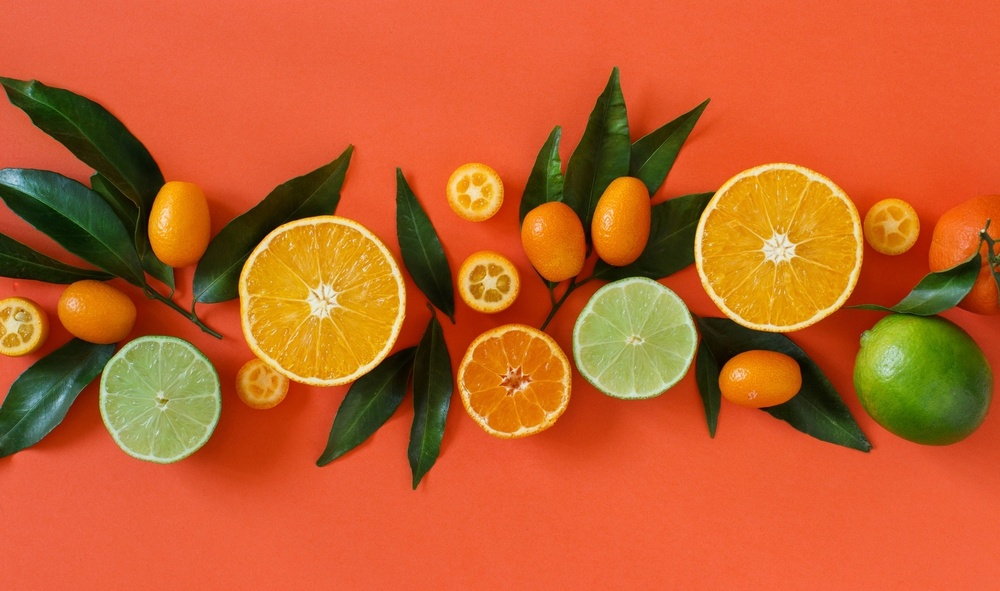
#> input picture LKP7/citrus_1.jpeg, 1000 x 591 px, shrunk from 1600 x 946 before the run
$ python lkp7.py
#> lines starting #> are read from the running program, lines starting #| are printed output that depends on the picture; after the words box and inside, x2 and y2 are one past the last pixel; in counts of white or black regions, pixels touching at a corner belong together
import numpy as np
import cv2

def Canny(image, k, t1,t2):
    img = cv2.GaussianBlur(image, (k, k), 0)
    canny = cv2.Canny(img, t1, t2)
    return canny

citrus_img = cv2.imread("citrus_1.jpeg")
#> citrus_img is the input picture: shape (591, 1000, 3); mean B, G, R 43.4, 95.2, 194.4
# cv2.imshow("citrus", citrus_img)

output_img = citrus_img.copy()
cv2.imshow("citrus", output_img)

gray_citrus = cv2.cvtColor(citrus_img, cv2.COLOR_BGR2GRAY)
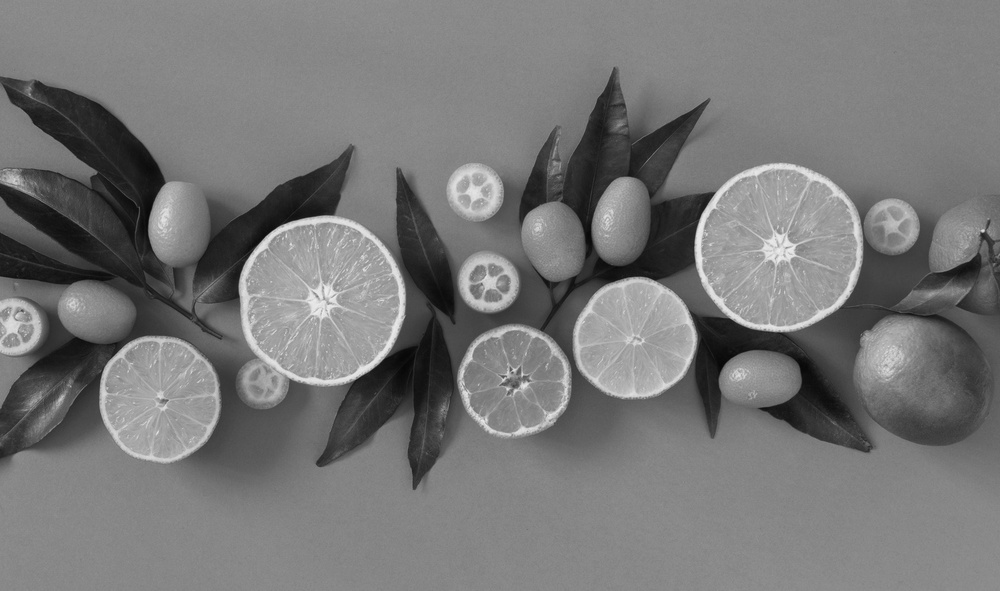
#> gray_citrus: shape (591, 1000); min 4, max 239, mean 118.9
cv2.imshow("gray", gray_citrus)

canny_citrus = Canny(citrus_img, 5, 50, 150)
#> in Canny, `canny = cv2.Canny(img, t1, t2)`:
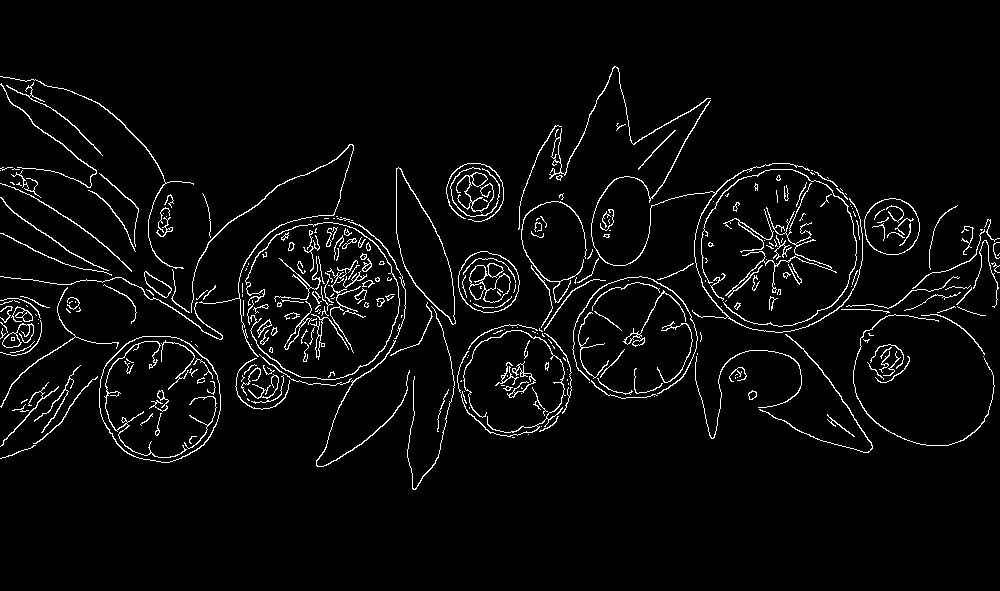
#> canny: shape (591, 1000); 3.9% white in thin lines or dots, all inside (x1, y1, x2, y2) = (0, 66, 1000, 490)
# cv2.imshow("canny", canny_citrus)

edges = cv2.Canny(gray_citrus, 200, 220)
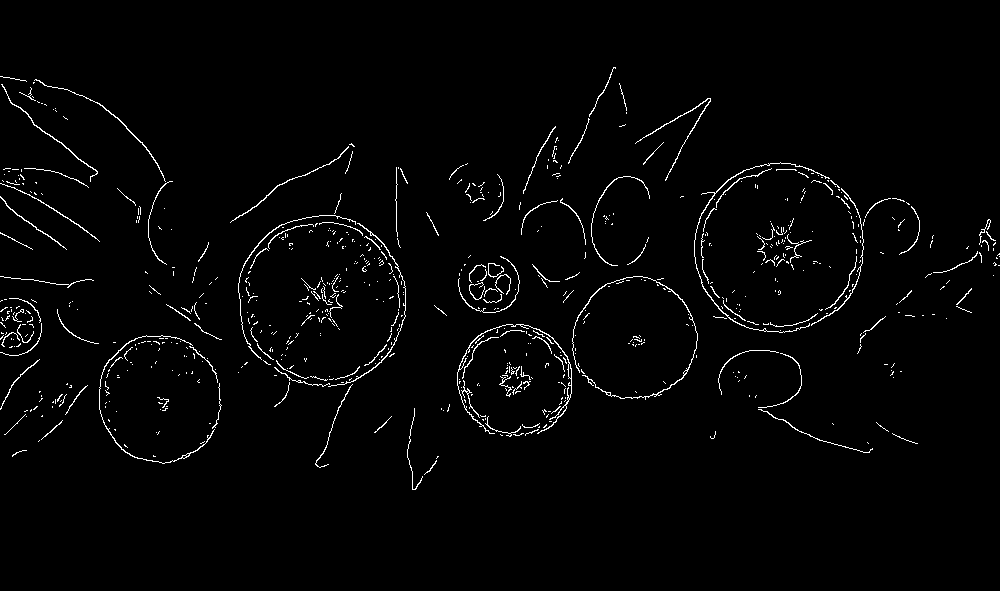
#> edges: shape (591, 1000); 2% white in thin lines or dots, all inside (x1, y1, x2, y2) = (0, 67, 1000, 490)


cv2.waitKey(0)
